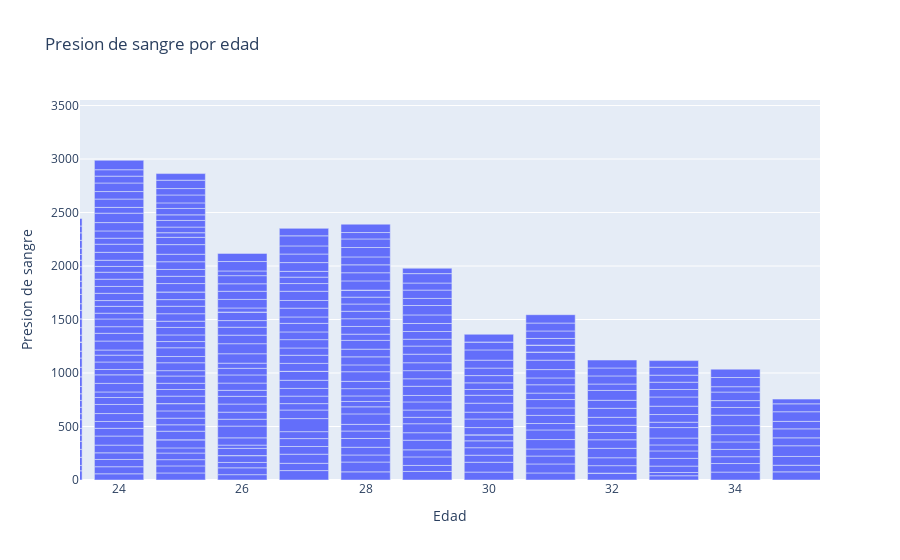

This figure's notebook cell:
### Markdown cell above
# Creacion de graficos de barras
#### En el eje X vamos a colocar las categorias
#### En el eje Y vamos a colocar los valores

### Code cell
import plotly.offline as pyo
import plotly.graph_objs as go


data1=[go.Bar(x=data["Age"],y=data["BloodPressure"])]
layout1=go.Layout(title="Presion de sangre por edad",xaxis=dict(title="Edad"),yaxis=dict(title="Presion de sangre"))
fig=go.Figure(data=data1,layout=layout1)
fig.show()
pyo.plot(fig,filename="Plots/Presion_por_edad.html")

### Figure 1 — Plotly figure (JSON) as saved in the notebook; plotly's stock layout.template omitted (floating-point values rounded to 4 significant figures; data arrays with more than 128 entries replaced by an {"elided": "..."} marker saying what was removed)
{"data": [{"type": "bar", "x": {"elided": "768 int values"}, "y": {"elided": "768 int values"}}], "layout": {"autosize": true, "title": {"text": "Presion de sangre por edad"}, "xaxis": {"autorange": false, "range": [23.37, 35.37], "title": {"text": "Edad"}, "type": "linear"}, "yaxis": {"autorange": false, "range": [0, 3552.0], "title": {"text": "Presion de sangre"}, "type": "linear"}}}
